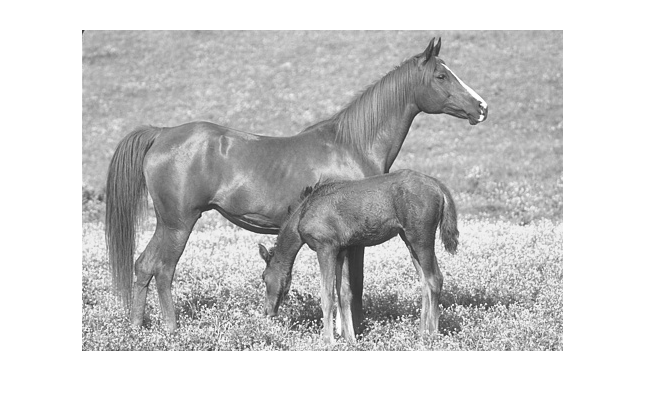
#> input picture 113044G.tif, 645 x 407 px; its folder holds only this picture in this run
$ python run.py   (older library calls are emulated)
#> lines starting #> are read from the running program, lines starting #| are printed output that depends on the picture; after the words box and inside, x2 and y2 are one past the last pixel; in counts of white or black regions, pixels touching at a corner belong together
### repl.py
import numpy as np
import pywt
import cv2
import matplotlib.pyplot as plt

counter = 1
# [6 lines left out: function ProjectEdges, not called in this run]

def main(imgsource):

    #convert from ndarray to matlike
    img = cv2.imread(imgsource)


    gray = img


    gray = cv2.cvtColor(img, cv2.COLOR_BGR2GRAY)

    coeffs = pywt.dwt2(gray,'haar')

    cA, (cH, cV, cD) = coeffs
    ad = cA
    cA = np.zeros_like(cA)

    reconstructed = pywt.idwt2((None,(cH,cV,cD)),'haar')
    reconstructed = np.clip(reconstructed,0,255)

    reconstructed = reconstructed.astype(np.uint8)
    reconstructed = cv2.cvtColor(reconstructed, cv2.COLOR_BGR2BGRA)


    #plot two images side by side
    fig ,(ax1,ax2) = plt.subplots(1,2)
    ax1.imshow(img)
    ax1.set_title(f'{imgsource[:-4]}')
    ax2.imshow(reconstructed)
    ax2.set_title('Edges Found')

    ax2.xaxis.set_ticklabels([])
    ax2.tick_params(axis='x', which='both', length=0)
    ax2.yaxis.set_ticklabels([])
    ax2.tick_params(axis='y', which='both', length=0)

    ax1.xaxis.set_ticklabels([])
    ax1.tick_params(axis='x', which='both', length=0)
    ax1.yaxis.set_ticklabels([])
    ax1.tick_params(axis='y', which='both', length=0)

    fig.tight_layout()
    global counter
    fig.savefig(f'Replacing_cA_{imgsource[:-4]}_{counter}.jpg')
    counter += 1
    plt.close(fig)

### Canny.py
import cv2
import pywt
import numpy as np
import matplotlib.pyplot as plt


counter = 1
def CannyEdge(img):
    # Setting parameter values
    t_lower = 150  # Lower Threshold
    t_upper = 250  # Upper threshold

# Applying the Canny Edge filter and maintain same size
    edge = cv2.Canny(np.uint8(img), t_lower, t_upper)

    return edge

def main(imgsrc):
    global counter
    img = cv2.imread(imgsrc)

    gray = cv2.cvtColor(img, cv2.COLOR_BGR2GRAY)

    coeffs = pywt.dwt2(gray,'db38')

    cA, (cH, cV, cD) = coeffs

    edge = CannyEdge(cA)

    edge = cv2.resize(edge, (cH.shape[1], cV.shape[0]))

    edge = np.clip(edge,0,255)


    reconstructed = pywt.idwt2((edge,(cH,cV,cD)),'db38')
    reconstructed = np.clip(reconstructed,0,255)
    reconstructed = reconstructed.astype(np.uint8)
    reconstructed = cv2.cvtColor(reconstructed, cv2.COLOR_BGR2BGRA)


    #plot two images side by side
    fig, (ax1, ax2) = plt.subplots(1, 2)
    ax1.imshow(img)
    ax1.set_title(f'{imgsrc[:-4]}')
    ax2.imshow(reconstructed)
    ax2.set_title('Edges Found')


    ax1.xaxis.set_ticklabels([])
    ax1.tick_params(axis='x', which='both', length=0)
    ax1.yaxis.set_ticklabels([])
    ax1.tick_params(axis='y', which='both', length=0)

    ax2.xaxis.set_ticklabels([])
    ax2.tick_params(axis='x', which='both', length=0)
    ax2.yaxis.set_ticklabels([])
    ax2.tick_params(axis='y', which='both', length=0)

    fig.tight_layout()
    global counter
    fig.savefig(f'Canny_{imgsrc[:-4]}_{counter}.jpg')
    counter += 1
    plt.close(fig)

### filters.py
import cv2
import pywt
import matplotlib.pyplot as plt

counter = 1

def set_image_grey(image):
    return cv2.cvtColor(image, cv2.COLOR_BGR2GRAY)

def apply_haar_n_times(image, n=5):
    _, (cH, cV, _) = pywt.dwt2(image, 'haar')
    for i in range(n-1):
        reconstructed_image = pywt.waverec2((None, (cH, cV, None)), 'haar')
        _, (cH, cV, _) = pywt.dwt2(reconstructed_image, 'haar')
    return pywt.waverec2((None, (cH, cV, None)), 'haar')

def apply_sobel(image):
    sobelx = cv2.Sobel(image, cv2.CV_64F, 1, 0, ksize=3)
    sobely = cv2.Sobel(image, cv2.CV_64F, 0, 1, ksize=3)
    return cv2.magnitude(sobelx, sobely)

def apply_umbral(image):
    _, image = cv2.threshold(image.astype('uint8'), 0, 255, cv2.THRESH_BINARY)


def main(imgsrc):
    img = cv2.imread(imgsrc)

    haar_r = apply_haar_n_times(img)
    edges = apply_sobel(haar_r)
    apply_umbral(edges)

    # plot two images side by side
    fig, (ax1, ax2) = plt.subplots(1, 2)
    ax1.imshow(img)
    ax1.set_title(f'{imgsrc[:-4]}')
    ax2.imshow(edges)
    ax2.set_title('Edges Found')

    ax2.xaxis.set_ticklabels([])
    ax2.tick_params(axis='x', which='both', length=0)
    ax2.yaxis.set_ticklabels([])
    ax2.tick_params(axis='y', which='both', length=0)

    ax1.xaxis.set_ticklabels([])
    ax1.tick_params(axis='x', which='both', length=0)
    ax1.yaxis.set_ticklabels([])
    ax1.tick_params(axis='y', which='both', length=0)

    fig.tight_layout()
    global counter
    fig.savefig(f'Third_Meth_{imgsrc[:-4]}_{counter}.jpg')
    counter += 1
    plt.close(fig)

### run.py
import os
import repl, Canny, filters
import pydicom
import cv2
from pydicom.data import get_testdata_files
from skimage import exposure
import numpy as np
from PIL import Image


def equalize_histogram(img):
    img_equalized = exposure.equalize_hist(img)
    return img_equalized


def enhanced_contrast(img):
    img_enhanced = exposure.equalize_adapthist(img, clip_limit=0.03)
    return img_enhanced


#check for all the jpg in the folder

imgs = []

#load into imgs all .tif files in the directory
for file_name in sorted(os.listdir('.')):
    if file_name[-3:]=='tif': #checks for mp4 extension
        imgs.append(file_name)


for i in imgs:
    #delete 'imagen.jpg' from working directory
    try:
        os.remove('imagen.png')
        os.remove('eq.png')
        os.remove('eq1.png')
        os.remove('contrast.png')
        os.remove('Equalized_Histogram.png')
        os.remove('Enhanced_Contrast.png')
    except:
        pass

    # [7 lines of commented-out code are left out]
    dcm_sample = cv2.imread(i, cv2.IMREAD_GRAYSCALE)
#> dcm_sample is the input picture: shape (407, 645); min 37, max 255, mean 203.6

    img = Image.fromarray(dcm_sample)
    img.save('imagen.png')

    equalized = equalize_histogram(dcm_sample)
#> in equalize_histogram, `img_equalized = exposure.equalize_hist(img)`:
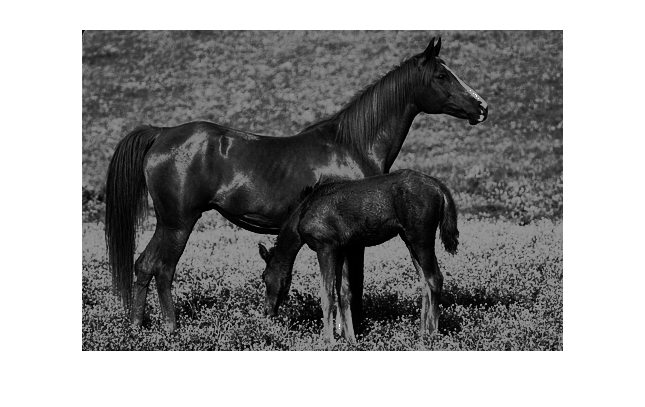
#> img_equalized: shape (407, 645) float64; min 3.81e-06, max 1, mean 0.586
    equalized *= 255.0
    equalized = np.uint8(equalized)
    img = Image.fromarray(equalized)
    img.save('Equalized_Histogram.png')

    contrast = enhanced_contrast(dcm_sample)
    contrast *= 255.0
    contrast = np.uint8(contrast)
    img = Image.fromarray(contrast)
    img.save('Enhanced_Contrast.png')

    repl.main('imagen.png')
#> in main, `cA, (cH, cV, cD) = coeffs`:
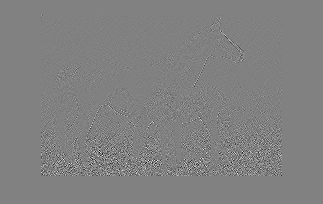
#> cD: shape (204, 323) float64; min -84.5, max 82.5, mean 0; drawn with min black and max white
    repl.main('Equalized_Histogram.png')
#> call 2 of main, with imgsource = 'Equalized_Histogram.png'
#> in main (call 2), `cA, (cH, cV, cD) = coeffs`:
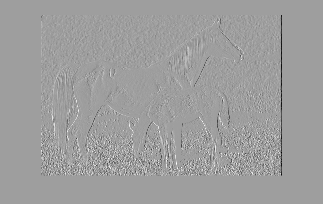
#> cV: shape (204, 323) float64; min -224, max 136, mean -0.3; drawn with min black and max white
    repl.main('Enhanced_Contrast.png')

    Canny.main('imagen.png')
#> in CannyEdge, `edge = cv2.Canny(np.uint8(img), t_lower, t_upper)`:
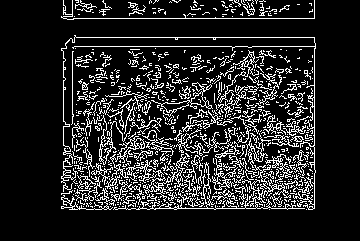
#> edge: shape (241, 360); 14.7% white in thin lines or dots, all inside (x1, y1, x2, y2) = (61, 0, 316, 210)
#> in main, `reconstructed = np.clip(reconstructed,0,255)`:
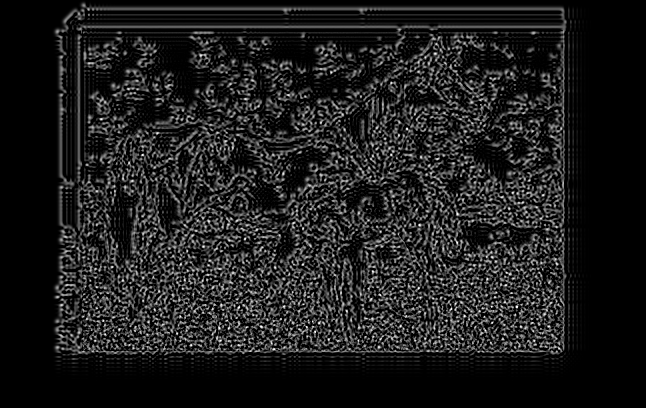
#> reconstructed: shape (408, 646) float64; min 0, max 255, mean 29.4
    Canny.main('Equalized_Histogram.png')
#> call 2 of main, with imgsrc = 'Equalized_Histogram.png'
#> in main (call 2), `cA, (cH, cV, cD) = coeffs`:
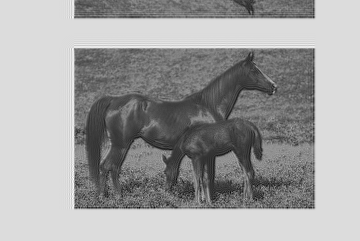
#> cA: shape (241, 360) float64; min -152.4, max 615.2, mean 333; drawn with min black and max white
#> in main (call 2), `cA, (cH, cV, cD) = coeffs`:
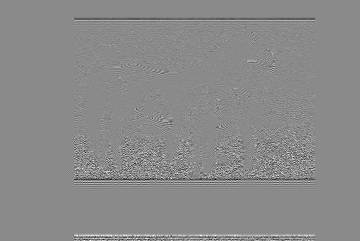
#> cH: shape (241, 360) float64; min -161, max 135.4, mean -0.2; drawn with min black and max white
    Canny.main('Enhanced_Contrast.png')

    filters.main('imagen.png')
    filters.main('Equalized_Histogram.png')
    filters.main('Enhanced_Contrast.png')


    # repl.main(i)
    # Canny.main(i)
    # wt.main(i)
